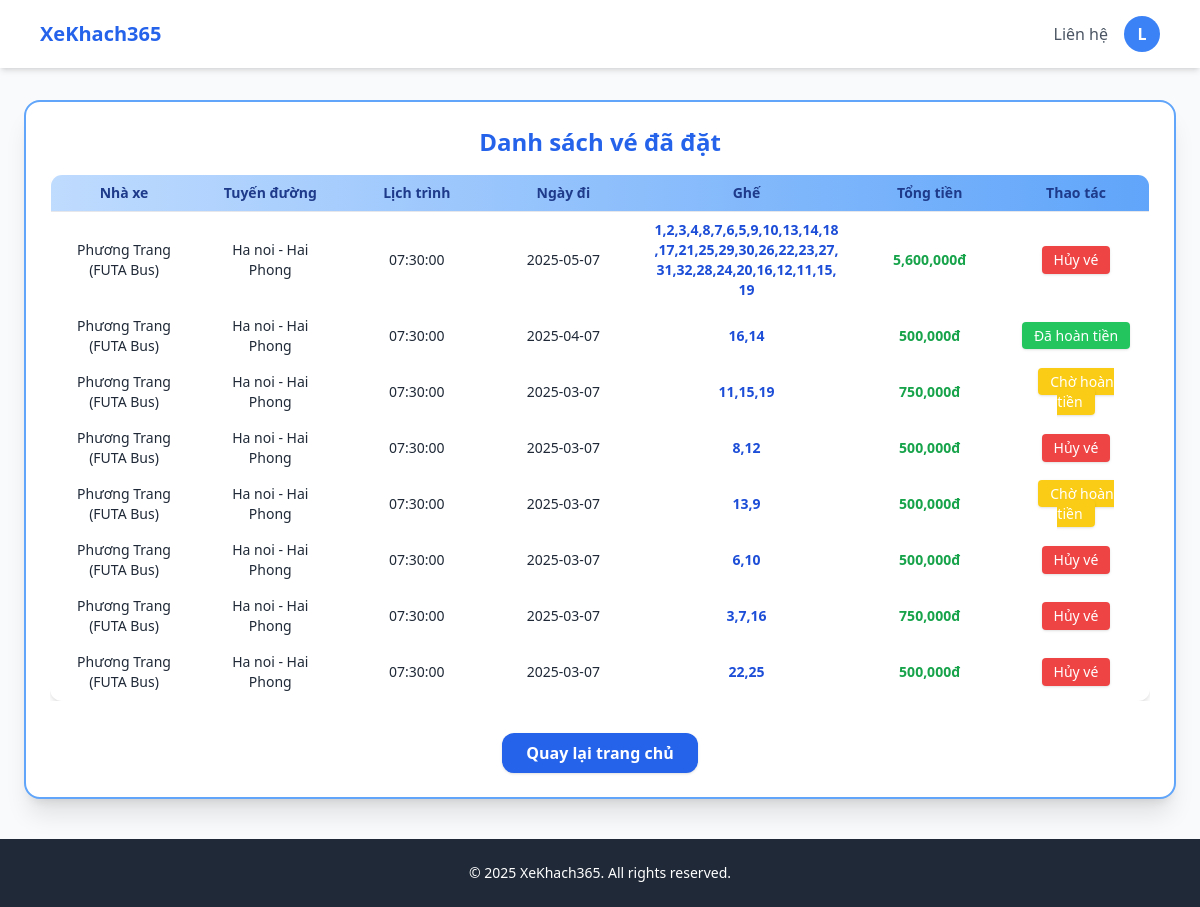
Page /qlcanhan.php (signed in) on the committed database.
### tables this page shows
CREATE TABLE `ve` (
  `id_ve` int(11) NOT NULL,
  `id_cd` int(11) NOT NULL,
  `id` int(11) NOT NULL,
  `tuyenDuong` varchar(100) NOT NULL,
  `lichTrinh` time NOT NULL,
  `ngayDi` date NOT NULL,
  `ghe` varchar(100) NOT NULL,
  `tongGia` varchar(100) DEFAULT NULL,
  `trangthai` varchar(100) NOT NULL
);

CREATE TABLE `nha_xe` (
  `id_NX` int(11) NOT NULL,
  `tenNX` varchar(100) DEFAULT NULL,
  `soDT` varchar(20) DEFAULT NULL
);

CREATE TABLE `chuyendi` (
  `id_cd` int(11) NOT NULL,
  `id_NX` int(11) NOT NULL,
  `diemKH` varchar(100) NOT NULL,
  `diemKT` varchar(100) NOT NULL,
  `lichTrinh` time NOT NULL,
  `ngayDi` date NOT NULL,
  `gia` int(11) NOT NULL
);

### qlcanhan.php (the view, shortened to what this page needs)
<!DOCTYPE html>
<html lang="vi">
<head>
    <script src="https://cdn.tailwindcss.com"></script>
</head>
<body class="bg-gray-50 font-sans">
<nav class="bg-white shadow-md py-4">
    <div class="max-w-6xl mx-auto px-4 flex justify-between items-center">
        <h1 class="text-xl font-bold text-blue-600">
            <a href="trangchu.php">XeKhach365</a>
        </h1>
        <div class="space-x-4 hidden md:flex items-center">
            <div class="relative group">
                <a href="#" class="text-gray-600 hover:text-blue-600">Liên hệ</a>
            </div>
            <?php if (isset($_SESSION['user'])): ?>
                <div class="relative">
                    <button id="avatarBtn" onclick="toggleDropdown()" type="button" class="w-9 h-9 rounded-full bg-blue-500 flex items-center justify-center text-white font-bold focus:outline-none">
                        <span><?= strtoupper(substr($_SESSION['user'], 0, 1)); ?></span>
                    </button>
                </div>
            <?php else: ?>
                <button onclick="openModal()" class="bg-blue-600 text-white px-4 py-1 rounded-xl hover:bg-blue-700 transition">Đăng nhập</button>
            <?php endif; ?>
        </div>
    </div>
</nav>
 <div class="flex justify-center mt-8">
    <div class="w-full max-w-6xl bg-white rounded-2xl shadow-xl p-6 border-2 border-blue-400">
    <?php
    include "connect.php";
    $id = $_SESSION['id'];
    $sql = "SELECT ve.*, chuyendi.*, nha_xe.tenNX
            FROM ve
            JOIN chuyendi ON ve.id_cd = chuyendi.id_cd
            JOIN nha_xe ON chuyendi.id_NX = nha_xe.id_NX
            WHERE ve.id = '$id'
            ORDER BY ve.ngayDi DESC";
    $result = mysqli_query($conn, $sql);
    ?>
    <h1 class="text-2xl font-bold text-blue-600 mb-4 text-center">Danh sách vé đã đặt</h1>
<?php if (mysqli_num_rows($result) == 0): ?>
    <div class="text-center text-gray-500 py-8">Bạn chưa đặt vé nào.</div>
<?php else: ?>
    <div class="overflow-x-auto">
        <table class="w-full table-fixed border border-gray-200 shadow-md rounded-xl overflow-hidden text-sm">
            <thead class="bg-gradient-to-r from-blue-200 to-blue-400 text-blue-900">
                <tr class="text-center">
                    <th class="w-1/6 px-4 py-2 border-b font-bold">Nhà xe</th>
                    <th class="w-1/6 px-4 py-2 border-b font-bold">Tuyến đường</th>
                    <th class="w-1/6 px-4 py-2 border-b font-bold">Lịch trình</th>
                    <th class="w-1/6 px-4 py-2 border-b font-bold">Ngày đi</th>
                    <th class="w-1/4 px-4 py-2 border-b font-bold">Ghế</th>
                    <th class="w-1/6 px-4 py-2 border-b font-bold">Tổng tiền</th>
                    <th class="w-1/6 px-4 py-2 border-b font-bold">Thao tác</th>
                </tr>
            </thead>
            <tbody>
                <?php while ($row = mysqli_fetch_assoc($result)): ?>
                <tr class="hover:bg-blue-50 text-center align-middle">
                    <td class="px-4 py-2 text-gray-800"><?= htmlspecialchars($row['tenNX']) ?></td>
                    <td class="px-4 py-2 text-gray-800"><?= htmlspecialchars($row['tuyenDuong']) ?></td>
                    <td class="px-4 py-2 text-gray-800"><?= htmlspecialchars($row['lichTrinh']) ?></td>
                    <td class="px-4 py-2 text-gray-800"><?= htmlspecialchars($row['ngayDi']) ?></td>
                    <td class="px-4 py-2 text-blue-700 font-semibold break-words"><?= htmlspecialchars($row['ghe']) ?></td>
                    <td class="px-4 py-2 text-green-600 font-bold"><?= number_format($row['tongGia']) ?>đ</td>
                    <td class="px-4 py-2">
                        <?php if ($row['trangthai'] == 'Da thanh toan'): ?>
                            <form method="POST" action="huyve.php" onsubmit="return confirm('Bạn có chắc chắn muốn hủy vé này?');">
                                <button type="submit" class="bg-red-500 hover:bg-red-600 text-white px-3 py-1 rounded shadow text-sm">
                                    Hủy vé
                                </button>
                            </form>
                        <?php elseif ($row['trangthai'] == 'Huy'): ?>
                            <span class="bg-yellow-400 text-white px-3 py-1 rounded shadow text-sm">
                                Chờ hoàn tiền
                            </span>
                        <?php elseif ($row['trangthai'] == 'Da hoan tien'): ?>
                            <span class="bg-green-500 text-white px-3 py-1 rounded shadow text-sm">
                                Đã hoàn tiền
                            </span>
                        <?php endif; ?>
                    </td>
                </tr>
                <?php endwhile; ?>
            </tbody>
        </table>
    </div>
<?php endif; ?>
<div class="mt-8 flex justify-center">
    <a href="trangchu.php" class="bg-blue-600 text-white font-semibold px-6 py-2 rounded-xl shadow hover:bg-blue-700 transition">
        Quay lại trang chủ
    </a>
</div>
</div>
</div>
<footer class="bg-gray-800 text-white py-6 mt-10">
    <div class="max-w-6xl mx-auto px-4 text-center text-sm">
        © 2025 XeKhach365. All rights reserved.
    </div>
</footer>
</body>
</html>

### rows in the picture
ve: nha_xe.tenNX "Phương Trang (FUTA Bus)", tuyenDuong "Ha noi - Hai Phong", id_cd.lichTrinh "07:30:00", id_cd.ngayDi "2025-05-07", ghe "1,2,3,4,8,7,6,5,9,10,13,14,18,17,21,25,29,30,26,22,23,27,31,32,28,24,20,16,12,11,15,19", tongGia "5,600,000"
ve: nha_xe.tenNX "Phương Trang (FUTA Bus)", tuyenDuong "Ha noi - Hai Phong", id_cd.lichTrinh "07:30:00", id_cd.ngayDi "2025-04-07", ghe "16,14", tongGia "500,000", trangthai "Đã hoàn tiền"
ve: nha_xe.tenNX "Phương Trang (FUTA Bus)", tuyenDuong "Ha noi - Hai Phong", id_cd.lichTrinh "07:30:00", id_cd.ngayDi "2025-03-07", ghe "11,15,19", tongGia "750,000", trangthai "Chờ hoàn tiền"
ve: nha_xe.tenNX "Phương Trang (FUTA Bus)", tuyenDuong "Ha noi - Hai Phong", id_cd.lichTrinh "07:30:00", id_cd.ngayDi "2025-03-07", ghe "8,12", tongGia "500,000"
ve: nha_xe.tenNX "Phương Trang (FUTA Bus)", tuyenDuong "Ha noi - Hai Phong", id_cd.lichTrinh "07:30:00", id_cd.ngayDi "2025-03-07", ghe "13,9", tongGia "500,000", trangthai "Chờ hoàn tiền"
ve: nha_xe.tenNX "Phương Trang (FUTA Bus)", tuyenDuong "Ha noi - Hai Phong", id_cd.lichTrinh "07:30:00", id_cd.ngayDi "2025-03-07", ghe "6,10", tongGia "500,000"
ve: nha_xe.tenNX "Phương Trang (FUTA Bus)", tuyenDuong "Ha noi - Hai Phong", id_cd.lichTrinh "07:30:00", id_cd.ngayDi "2025-03-07", ghe "3,7,16", tongGia "750,000"
ve: nha_xe.tenNX "Phương Trang (FUTA Bus)", tuyenDuong "Ha noi - Hai Phong", id_cd.lichTrinh "07:30:00", id_cd.ngayDi "2025-03-07", ghe "22,25", tongGia "500,000"

### other values in the picture
substr($_SESSION['user'], 0, 1) "L"
